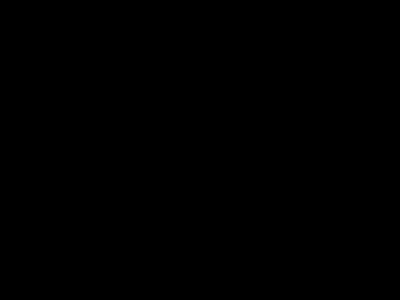
Frame 1 (no input)
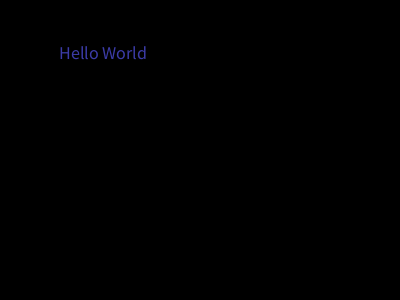
Frame 60 (the mouse pressed at the canvas centre just before this capture)
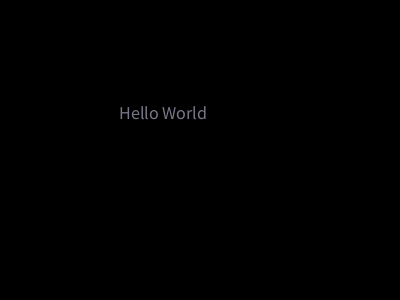
Frame 120 (the mouse held since frame 60 and released just before this capture)

The Processing sketch that drew these frames (run headless with seeded random() and noise(); from frame 60 on, the mouse is pressed at the canvas centre):

// Processing sketch: helloWorld
// ── helloWorld.pde
void setup() {
  //taille de la zone de dessin
  size(400, 300);
}

int x = 0;
int y = 0;
int xIncr = 1;
int yIncr = 1;

void draw() {
	 background(0,0,0); //noir  
	 fill(x%255, y%255, (x*y)%255);
	 textSize(18);
	 text("Hello World", x, y);
	 
	 
   if(x >= width) {
   		xIncr = -1;
   } else if(x <= 0) {
   		xIncr = 1;
   }
   if(y >= height) {
   		yIncr = -1;
   } else if(y <= 0) {
   		yIncr = 1;
   }
   x = x + xIncr;
   y = y + yIncr;   
}
